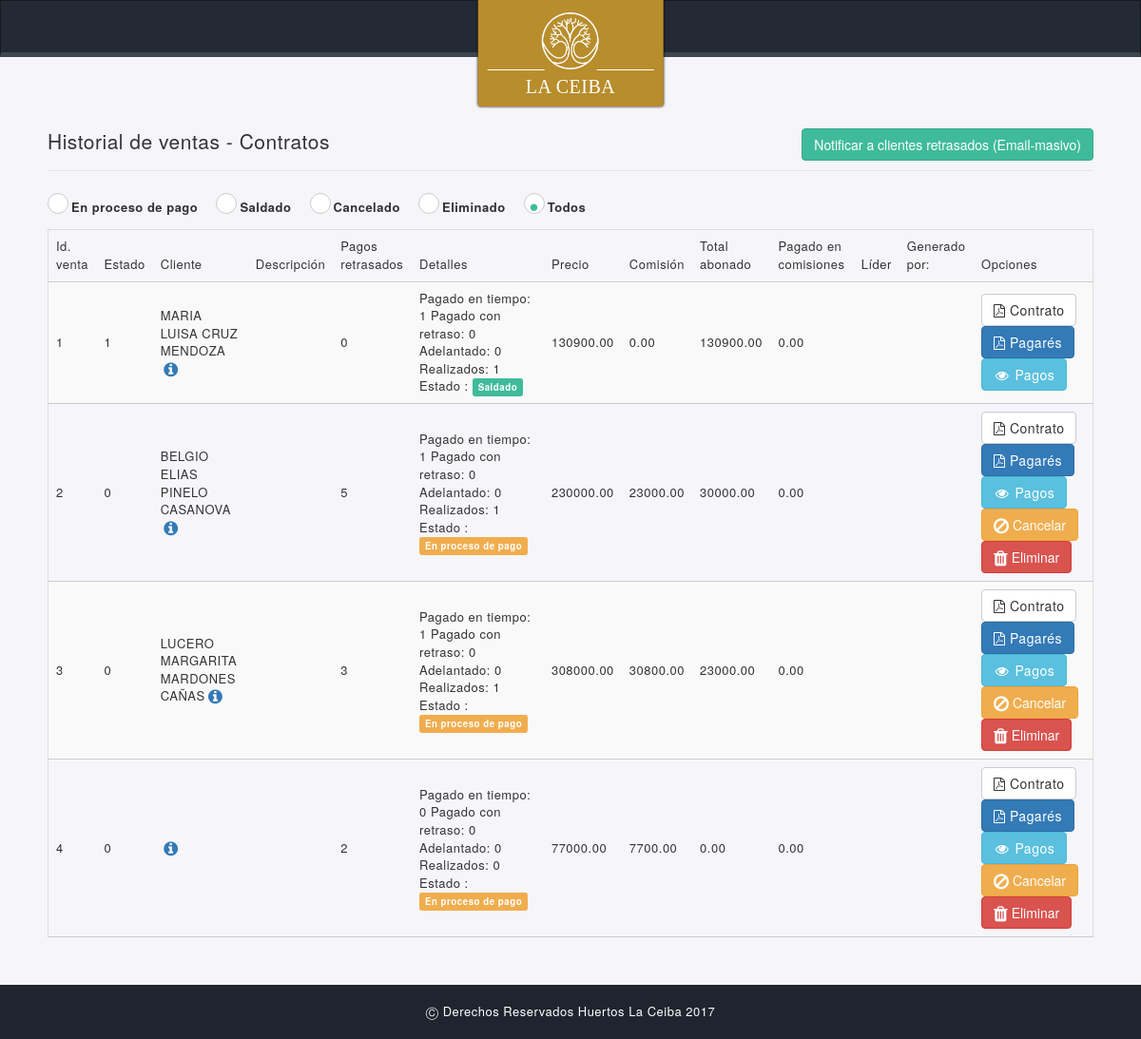
The app's page /index.php/venta/historial_de_ventas with its own data.
### tables this page shows
CREATE TABLE IF NOT EXISTS `ventas` (
  `id_venta` INT UNSIGNED NOT NULL AUTO_INCREMENT,
  `id_usuario` INT UNSIGNED NOT NULL,
  `id_cliente` INT UNSIGNED NOT NULL COMMENT 'Quien generó el contrato en el sistema',
  `id_lider` INT UNSIGNED NOT NULL,
  `contrato_html` TEXT NOT NULL,
  `ciudad_expedicion` VARCHAR(50) NOT NULL,
  `version` TINYINT UNSIGNED NOT NULL DEFAULT 2,
  `estado` TINYINT(1) NOT NULL,
  `testigo_1` VARCHAR(45) NOT NULL,
  `testigo_2` VARCHAR(45) NOT NULL,
  `precio` DOUBLE(10,2) NOT NULL,
  `enganche` DOUBLE(10,2) NOT NULL,
  `abono` DOUBLE(10,2) NOT NULL,
  `porcentaje_comision` DOUBLE(5,2) UNSIGNED NOT NULL,
  `comision` DOUBLE(10,2) UNSIGNED NOT NULL,
  `porcentaje_penalizacion` DOUBLE(5,2) UNSIGNED NOT NULL,
  `retrasos_permitidos` INT UNSIGNED NOT NULL COMMENT 'Son meses al parecer.\n',
  `created_at` TIMESTAMP NULL,
  `updated_at` TIMESTAMP NULL,
  PRIMARY KEY (`id_venta`),
  INDEX `FK_ventas_users_idx` (`id_cliente` ASC),
  INDEX `FK_ventas_users_idx1` (`id_lider` ASC),
  INDEX `FK_ventas_users_usuario_idx` (`id_usuario` ASC),
  CONSTRAINT `FK_ventas_users_cliente`
    FOREIGN KEY (`id_cliente`)
    REFERENCES `users` (`id`)
    ON DELETE CASCADE
    ON UPDATE NO ACTION,
  CONSTRAINT `FK_ventas_users_lider`
    FOREIGN KEY (`id_lider`)
    REFERENCES `users` (`id`)
    ON DELETE CASCADE
    ON UPDATE NO ACTION,
  CONSTRAINT `FK_ventas_users_usuario`
    FOREIGN KEY (`id_usuario`)
    REFERENCES `users` (`id`)
    ON DELETE CASCADE
    ON UPDATE NO ACTION);

### application/views/templates/template.php (called while the page is built)
<?php
    $this->load->view('./templates/header');
    $this->load->view("./{$body}");
    $this->load->view('./templates/footer');

### application/controllers/Venta.php (called while the page is built, shortened)
<?php
class Venta extends CI_Controller
{
    public function __construct()
    {
        $this->load->model('Contrato_model');
        $this->load->model('Opciones_ingreso_model');
        $this->load->model('Manzana_model');
        $this->load->model('Huerto_model');
        $this->load->model('Venta_model');
        $this->load->model('Historial_model');
        $this->load->model('HuertosVentas_model');
        $this->load->model('Trans_model');
    }
    public function historial_de_ventas()
    {
        $data['title'] = "Historial de ventas";
        $data['body'] = "historial_ventas";
        $venta = new $this->Venta_model();
        $data['ventas'] = $venta->select("ventas.id_venta,
                                          ventas.version,
                                          ventas.precio,
                                          ventas.comision,
                                          ventas.porcentaje_comision,
                                          ventas.estado,
                                          SUM(IF(historial.estado = 0 && DATE(historial.fecha) <= NOW(),1,0)) AS retraso,
                                          SUM(IF(DATEDIFF( historial.fecha_pago ,historial.fecha) > 0 ,1,0)) AS retrasados,
                                          SUM(IF(DATEDIFF( historial.fecha_pago ,historial.fecha) < 0 ,1,0)) AS adelantados,
                                          SUM(IF(historial.estado = 1 && DATE(historial.fecha) = DATE(historial.fecha_pago),1,0)) AS en_tiempo,
                                          SUM(IF(historial.estado = 1,1,0)) AS realizados,
                                          SUM(historial.pago) AS pagado,
                                          SUM(IF(historial.estado = 1,historial.comision,0)) AS comisionado,
                                          CONCAT(cliente.first_name,' ',cliente.last_name) AS nombre_cliente,
                                          cliente.phone,
                                          cliente.email,
                                          CONCAT(lider.first_name,' ',lider.last_name) AS nombre_lider,
                                          CONCAT(user.first_name,' ',user.last_name) AS nombre_user")
                                ->join('historial', 'ventas.id_venta = historial.id_venta', 'left')
                                ->join('users as cliente', 'ventas.id_cliente = cliente.id', 'left')
                                ->join('users as lider', 'ventas.id_lider = lider.id', 'left')
                                ->join('users as user', 'ventas.id_usuario = user.id', 'left')
                                ->where(['ventas.estado !=' => 4])
                                ->group_by('ventas.id_venta')
                                ->get();
        foreach ($data['ventas'] as $key => $venta) {
            $descripcion = $this->Venta_model->select('GROUP_CONCAT("Mz. ",manzanas.manzana, " Ht. ", huertos.huerto) as descripcion')
                                              ->join('huertos_ventas', 'ventas.id_venta = huertos_ventas.id_venta', 'inner')
                                              ->join('huertos', 'huertos_ventas.id_huerto = huertos.id_huerto', 'inner')
                                              ->join('manzanas', 'huertos.id_manzana = manzanas.id_manzana', 'inner')
                                              ->where(['ventas.id_venta' => $venta->id_venta])
                                              ->get();
            $data['ventas'][$key]->descripcion = $descripcion[0]->descripcion;
        }
        $this->load->view('templates/template', $data);
    }
}

### index.php (called while the page is built, shortened)
<?php
require_once BASEPATH.'core/CodeIgniter.php';

### application/models/Venta_model.php (called while the page is built, shortened)
<?php
class Venta_model extends CI_Model {
    private $table = "ventas";
    public function get($condicion = array()){
        $this->db->from($this->table);
        $query = $this->db->get();
        return $query->result();
    }
    public function select($select){
        $this->db->select($select);
        return $this;
    }
    public function where($condicion){
        $this->db->where($condicion);
        return $this;
    }
    public function join($table_join,$condicion,$type='left'){
        $this->db->join($table_join,$condicion,$type);
        return $this;
    }
    public function group_by($group){
        $this->db->group_by($group);
        return $this;
    }
}

### application/views/historial_ventas.php (the view, shortened to what this page needs)
<main class="wrap-main">
    <div class="container-fluid container">
        <div class="row">
            <div class="col-xs-12">
                <legend>Historial de ventas - Contratos
                    <div class="pull-right ajax-button">
                        <button id="email-notificator" class="btn btn-success">Notificar a clientes retrasados (Email-masivo)</button>
                    </div>
                    <div class="clearfix"></div>
                </legend>
                <div class="radiobutton-custom">
                    <label for="enproceso">En proceso de pago</label>
                    <label for="cSaldado">Saldado</label>
                    <label for="cCancelado">Cancelado</label>
                    <label for="cEliminado">Eliminado</label>
                    <label for="allC">Todos</label>
                </div>
            </div>
            <div class="col-xs-12">
                <table id="historial-ventas-table" class="table table-striped table-bordered nowrap" cellspacing="0" width="100%">
                    <thead>
                        <tr>
                            <th data-visible="false">Id. venta</th>
                            <th data-visible="false">Estado</th>
                            <th class="all">Cliente</th>
                            <th>Descripción</th>
                            <th>Pagos retrasados</th>
                            <th>Detalles</th>
                            <th>Precio</th>
                            <th>Comisión</th>
                            <th>Total abonado</th>
                            <th>Pagado en comisiones</th>
                            <th>Líder</th>
                            <th>Generado por:</th>
                            <th>Opciones</th>
                        </tr>
                    </thead>
                    <tbody>
                        <?php foreach ($ventas as $venta) :?>
                        <tr>
                            <td>
                                <?= $venta->id_venta; ?>
                            </td>
                            <td>
                                <?= $venta->estado; ?>
                            </td>
                            <td>
                                <?= $venta->nombre_cliente; ?><a data-toggle="popover" title="Detalles:" data-placement="top" data-content="<p>Correo: <a href='mailto:<?= $venta->email ?>'> <?= $venta->email ?></a></p><p>Telefono: <a href='tel:<?=$venta->phone?>'><span class='phone'><?=$venta->phone?></span></a></p>"><span class="fa fa-info-circle fa-lg fa-fw"></span></a>
                            </td>
                            <td>
                            </td>
                            <td>
                                <?= $venta->retraso; ?>
                            </td>
                            <td>
                                Pagado en tiempo:
                                <?= $venta->en_tiempo; ?>
                                    Pagado con retraso:
                                    <?= $venta->retrasados; ?>
                                        Adelantado:
                                        <?= $venta->adelantados; ?>
                                            Realizados:
                                            <?= $venta->realizados; ?>
                                                Estado :
                                                <?php if ($venta->estado == 0) {
                                                echo '<span class="label label-warning">En proceso de pago</span>';
                                            } elseif ($venta->estado == 1) {
                                                echo '<span class="label label-success">Saldado</span>';
                                            } elseif ($venta->estado == 2) {
                                                echo '<span class="label label-default">Cancelado</span>';
                                            } elseif ($venta->estado == 3) {
                                                echo '<span class="label label-danger">Eliminado</span>';
                                            } ?>
                            </td>
                            <td>
                                <?= $venta->precio ?>
                            </td>
                            <td>
                                <?= $venta->comision ?>
                            </td>
                            <td>
                                <?= $venta->pagado ?>
                            </td>
                            <td>
                                <?= $venta->comisionado?>
                            </td>
                            <td>
                            </td>
                            <td>
                            </td>
                            <td>
                                <?php
                                if ($venta->estado == 0 || $venta->estado == 1|| $venta->estado== 2) :
                                ?>
                                    <a href="<?= base_url(); ?>reportes/contrato/<?= $venta->id_venta; ?>" class="btn btn-default" target=""><i class="fa fa-file-pdf-o" aria-hidden="true"></i> Contrato</a>
                                    <a href="<?= base_url(); ?>reportes/<?= ($venta->version == 2) ? 'pagares' : 'recibos'?>/<?= $venta->id_venta; ?>" class="btn btn-primary"><i class="fa fa-file-pdf-o" aria-hidden="true"></i> <?= ($venta->version == 2) ? ' Pagarés' : ' Recibos'?></a>
                                    <a href="<?= base_url() ?>registros/pagos/<?= $venta->id_venta; ?>" target="_blank" class="btn btn-info"><i class="fa fa-fw fa-eye"></i> Pagos</a>
                                    <?php
                                    if ($venta->estado == 0) :
                                    ?>
                                        <button title="Cancelar Contrato" class="btn btn-warning cancelar-venta"><span class="fa fa-ban fa-lg"></span> Cancelar</button>
                                        <button title="Eliminar Contrato" class="btn btn-danger eliminar-venta"><span class="fa fa-trash fa-lg"></span> Eliminar</button>
                                        <?php
                                    endif;
                                    ?>
                                                        <?php
                                else :
                                ?>
                                                            <button class="btn recuperar-venta"> <span class="fa fa-undo"></span> Recuperar</button>
                                                            <?php
                                endif;
                                ?>
                            </td>
                        </tr>
                        <?php endforeach;?>
                    </tbody>
                </table>
            </div>
        </div>
    </div>
</main>

### application/views/templates/header.php (shortened to what this page needs)
<!DOCTYPE html>
<html lang="es-MX">
<head>
    <link rel="stylesheet" href="https://maxcdn.bootstrapcdn.com/font-awesome/4.7.0/css/font-awesome.min.css">
    <link rel="stylesheet" href="<?= base_url() ?>assets/css/jquery.dataTables.css">
    <link rel="stylesheet" type="text/css" href="https://cdn.datatables.net/responsive/2.1.0/css/responsive.dataTables.min.css" />
    <link rel="stylesheet" href="https://cdnjs.cloudflare.com/ajax/libs/sweetalert/1.1.3/sweetalert.min.css">
    <link rel="stylesheet" href="http://code.jquery.com/ui/1.12.0/themes/smoothness/jquery-ui.css" />
    <link rel="stylesheet" type="text/css" href="<?= base_url() ?>assets/css/mapplic.css">
    <link rel="stylesheet" href="<?= base_url() ?>assets/css/estilos.min.css?v=<?= date(" Y-m-dH:i:s ") ?>">
</head>
<body>
    <header>
        <nav class="navbar navbar-default">
            <div class="container-fluid">
                <div class="navbar-header">
                    <a href="<?= base_url() ?>" class="brand-ceiba">
                        <figure>
                            <img src="<?= base_url() ?>assets/img/logos/logo_blanco.png" alt="La ceiba">
                            <figcaption>La Ceiba</figcaption>
                        </figure>
                    </a>
                </div>
            </div>
        </nav>
    </header>

### application/views/templates/footer.php (shortened to what this page needs)
<footer>
    <div class="container-fluid container">
        <div class="row">
            <div class="col-xs-12">
                <p>&#x24B8; Derechos Reservados Huertos La Ceiba 2017</p>
            </div>
        </div>
    </div>
</footer>
</body>
</html>

### records on screen
ventas: id_venta "1", estado "1", nombre_cliente "MARIA LUISA CRUZ MENDOZA", retraso "0", en_tiempo "1", retrasados "0", adelantados "0", realizados "1", shows "Saldado", precio "130900.00", comision "0.00", pagado "130900.00", comisionado "0.00", version "Pagarés"
ventas: id_venta "2", estado "0", nombre_cliente "BELGIO ELIAS PINELO CASANOVA", retraso "5", en_tiempo "1", retrasados "0", adelantados "0", realizados "1", shows "En proceso de pago", precio "230000.00", comision "23000.00", pagado "30000.00", comisionado "0.00", version "Pagarés", shows "Cancelar"
ventas: id_venta "3", estado "0", nombre_cliente "LUCERO MARGARITA MARDONES CAÑAS", retraso "3", en_tiempo "1", retrasados "0", adelantados "0", realizados "1", shows "En proceso de pago", precio "308000.00", comision "30800.00", pagado "23000.00", comisionado "0.00", version "Pagarés", shows "Cancelar"
ventas: id_venta "4", estado "0", retraso "2", en_tiempo "0", retrasados "0", adelantados "0", realizados "0", shows "En proceso de pago", precio "77000.00", comision "7700.00", pagado "0.00", comisionado "0.00", version "Pagarés", shows "Cancelar"
